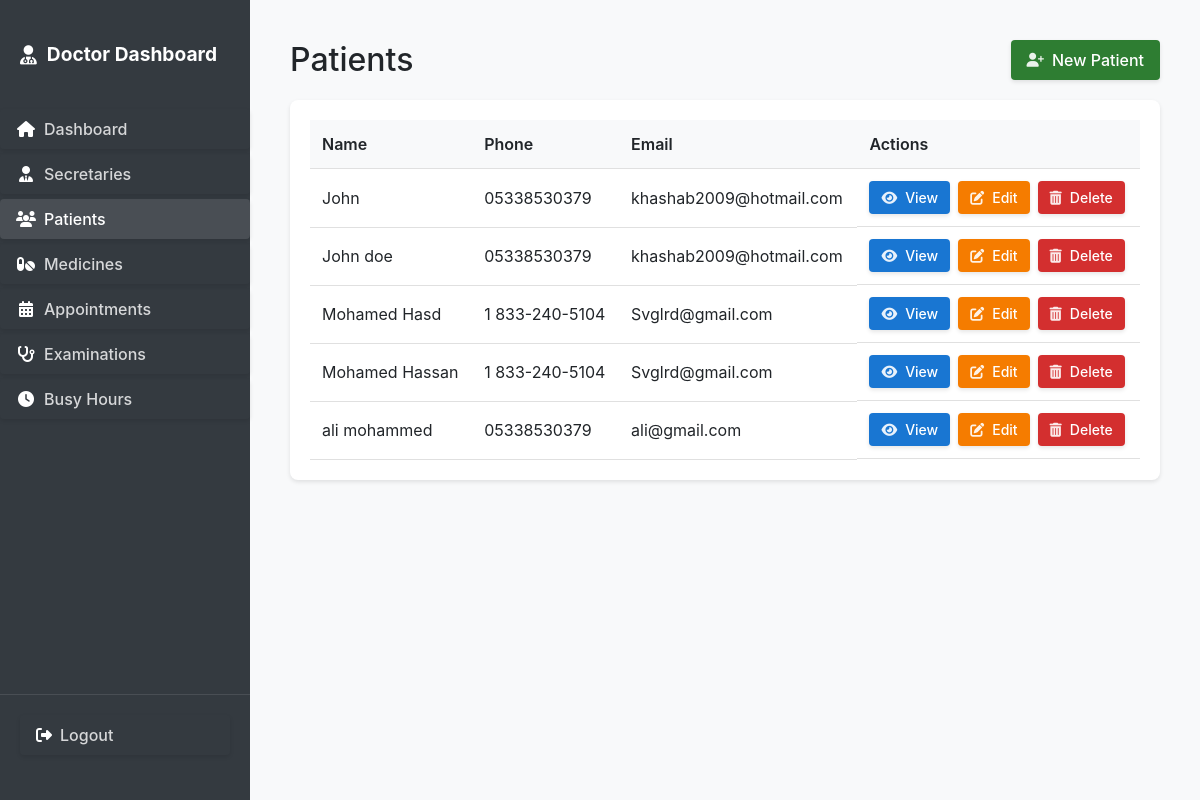
/patients/ (signed in), run on the app's committed database.
### secretary_dash/models.py (models this page shows, shortened)
class Patient(models.Model):
    name = models.CharField(max_length=100)
    phone = models.CharField(max_length=20)
    email = models.EmailField()
    address = models.TextField()
    date_of_birth = models.DateField()
    created_at = models.DateTimeField(auto_now_add=True)
    class Meta:
        ordering = ['name']

### secretary_dash/views.py (the view)
# urls.py: path('patients/', views.patient_list, name='patient_list'),
@login_required
@user_passes_test(is_staff)
def patient_list(request):
    patients = Patient.objects.all().order_by('name')
    return render(request, 'secretary_dash/common/patient_list.html', {
        'patients': patients
    })

### secretary_dash/auth.py (called while the page is built)
    def get_user(self, user_id):
        UserModel = get_user_model()
        try:
            return UserModel.objects.get(pk=user_id)
        except UserModel.DoesNotExist:
            return None

### secretary_dash/views.py (called while the page is built)
def is_staff(user):
    return user.is_superuser or hasattr(user, 'secretary')

### templates/secretary_dash/common/patient_list.html (shortened to what this page needs)
{% extends 'secretary_dash/common/table_base.html' %}
{% block page_title %}Patients{% endblock %}
{% block header_actions %}
<a href="{% url 'secretary_dash:patient_create' %}" class="btn btn-add">
    <i class="fas fa-user-plus"></i>
    <span>New Patient</span>
</a>
{% endblock %}
{% block table_content %}
{% if patients %}
    <table>
        <thead>
            <tr>
                <th>Name</th>
                <th>Phone</th>
                <th>Email</th>
                <th>Actions</th>
            </tr>
        </thead>
        <tbody>
            {% for patient in patients %}
                <tr>
                    <td>{{ patient.name }}</td>
                    <td>{{ patient.phone }}</td>
                    <td>{{ patient.email }}</td>
                    <td class="actions">
                        <a href="{% url 'secretary_dash:patient_detail' patient.id %}" class="btn btn-view btn-sm">
                            <i class="fas fa-eye"></i>
                            <span>View</span>
                        </a>
                        <a href="{% url 'secretary_dash:patient_edit' patient.id %}" class="btn btn-edit btn-sm">
                            <i class="fas fa-edit"></i>
                            <span>Edit</span>
                        </a>
                        <form method="post" action="{% url 'secretary_dash:patient_delete' patient.id %}" style="display: inline;">
                            <button type="submit" class="btn btn-delete btn-sm" onclick="return confirm('Are you sure you want to delete this patient?');">
                                <i class="fas fa-trash-alt"></i>
                                <span>Delete</span>
                            </button>
                        </form>
                    </td>
                </tr>
            {% endfor %}
        </tbody>
    </table>
{% else %}
    <p class="no-data">No patients found.</p>
{% endif %}
{% endblock %}

### static/css/main.css (style rules this page uses)
body { margin: 0; padding: 0; font-family: -apple-system, BlinkMacSystemFont, "Segoe UI", Roboto, "Helvetica Neue", Arial, sans-serif; background-color: #f8f9fa; }
.btn-delete { background-color: #dc3545 !important; color: white !important; }
.btn { display: inline-flex !important; align-items: center !important; gap: 8px !important; padding: 8px 16px !important; border-radius: 4px !important; border: none !important; cursor: pointer !important; font-weight: 500 !important; transition: all 0.2s ease !important; text-decoration: none !important; box-shadow: 0 2px 4px rgba(0, 0, 0, 0.1) !important; }
.btn .fas, .btn .far, .btn .fab, .btn .fa { color: rgba(255, 255, 255, 0.9) !important; }

### templates/secretary_dash/common/table_base.html (style rules this page uses)
table { width: 100%; border-collapse: collapse; }
th, td { padding: 12px; text-align: left; border-bottom: 1px solid #e0e0e0; }
th { background-color: #f8f9fa; font-weight: 600; }
.actions { display: flex; gap: 8px; align-items: center; }
.container .btn, .table-container .btn, .header-actions .btn { display: inline-flex !important; align-items: center !important; gap: 8px !important; padding: 8px 16px !important; border-radius: 4px !important; border: none !important; cursor: pointer !important; font-weight: 500 !important; transition: all 0.2s ease !important; text-decoration: none !important; box-shadow: 0 2px 4px rgba(0, 0, 0, 0.1) !important; color: white !important; }
.container .btn i, .table-container .btn i, .header-actions .btn i { font-size: 14px !important; }
.container .btn-sm, .table-container .btn-sm { padding: 6px 12px !important; font-size: 14px !important; }
.container .btn-view, .table-container .btn-view { background-color: #1976d2 !important; }
.container .btn-add, .table-container .btn-add, .header-actions .btn-add { background-color: #2e7d32 !important; }
.container .btn-edit, .table-container .btn-edit { background-color: #f57c00 !important; }
.container .btn-delete, .table-container .btn-delete { background-color: #d32f2f !important; }

### data on the page
Patient: name "John", phone "05338530379", email "khashab2009@hotmail.com"
Patient: name "John doe", phone "05338530379", email "khashab2009@hotmail.com"
Patient: name "Mohamed Hasd", phone "1 833-240-5104", email "Svglrd@gmail.com"
Patient: name "Mohamed Hassan", phone "1 833-240-5104", email "Svglrd@gmail.com"
Patient: name "ali mohammed", phone "05338530379", email "ali@gmail.com"
